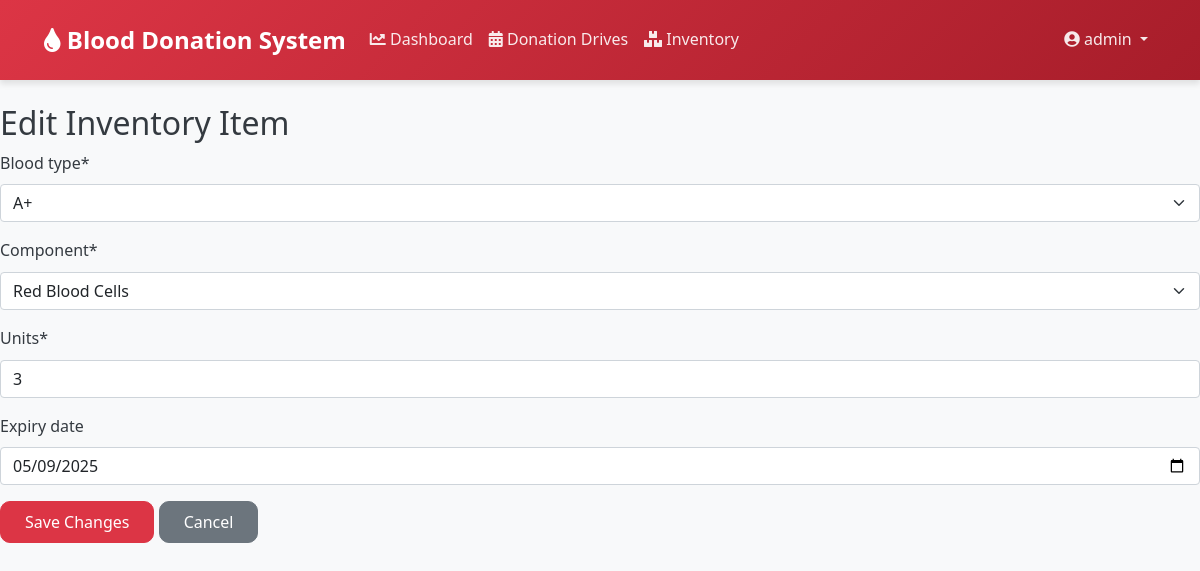
Screenshot of /inventory/5/edit/ (signed in) with the database file from the repository.
### donation/models.py (models this page shows, shortened)
class BloodInventory(models.Model):
    blood_type = models.CharField(max_length=3, choices=BLOOD_TYPES)
    component = models.CharField(max_length=3, choices=COMPONENT_CHOICES)
    units = models.PositiveIntegerField(default=0)
    expiry_date =  models.DateField(null=True, blank=True)
    last_updated = models.DateTimeField(auto_now=True)
    critical_level = models.PositiveIntegerField(default=5)
    created_by = models.ForeignKey(User, on_delete=models.SET_NULL, null=True, blank=True, related_name='inventory_created')
    updated_at = models.DateTimeField(auto_now=True)
    class Meta:
        unique_together = ('blood_type', 'component', 'expiry_date')
        ordering = ['expiry_date', 'blood_type', 'component']

### donation/views.py (the view)
# urls.py: path('inventory/<int:pk>/edit/', views.edit_inventory, name='edit-inventory'),
@login_required
@user_passes_test(is_staff_user)
def edit_inventory(request, pk):
    inventory_item = get_object_or_404(BloodInventory, pk=pk)
    if request.method == 'POST':
        form = BloodInventoryForm(request.POST, instance=inventory_item)
        if form.is_valid():
            form.save()
            messages.success(request, 'Inventory item updated successfully.')
            return redirect('manage-inventory')
    else:
        form = BloodInventoryForm(instance=inventory_item)
    return render(request, 'donation/edit_inventory.html', {'form': form, 'inventory_item': inventory_item})

### donation/forms.py
class BloodInventoryForm(forms.ModelForm):
    class Meta:
        model = BloodInventory
        fields = ['blood_type', 'component', 'units', 'expiry_date']
        widgets = {
            'expiry_date': forms.DateInput(attrs={'type': 'date'}, format='%Y-%m-%d')
        }
    def __init__(self, *args, **kwargs):
        super().__init__(*args, **kwargs)
        self.fields['expiry_date'].required = False

### donation/views.py (called while the page is built)
def is_staff_user(user):
    return user.is_staff

### donation/templates/donation/edit_inventory.html (shortened to what this page needs)
{% extends "donation/base.html" %}
{% load crispy_forms_tags %}
{% block content %}
<h2>Edit Inventory Item</h2>
<form method="POST">
    {{ form|crispy }}
    <button type="submit" class="btn btn-primary">Save Changes</button>
    <a href="{% url 'manage-inventory' %}" class="btn btn-secondary">Cancel</a>
</form>
{% endblock %}

### donation/templates/donation/base.html (shortened to what this page needs)
{% load static %}
<!DOCTYPE html>
<html lang="en">
<head>
    <link href="https://cdn.jsdelivr.net/npm/bootstrap@5.1.3/dist/css/bootstrap.min.css" rel="stylesheet">
    <link href="https://cdnjs.cloudflare.com/ajax/libs/font-awesome/5.15.4/css/all.min.css" rel="stylesheet">
    <link href="{% static 'donation/css/custom.css' %}" rel="stylesheet">
</head>
<body>
    <nav class="navbar navbar-expand-lg">
        <div class="container-fluid">
            <a href="{% url 'home' %}" class="navbar-brand">
                <i class="fas fa-tint"></i>
                Blood Donation System
            </a>
            <div class="collapse navbar-collapse" id="navbarNav">
                <ul class="navbar-nav me-auto">
                    {% if user.is_authenticated %}
                        {% if user.is_staff %}
                            <li class="nav-item">
                                <a href="{% url 'admin-dashboard' %}" class="nav-link {% if request.resolver_match.url_name == 'admin-dashboard' %}active{% endif %}">
                                    <i class="fas fa-chart-line"></i> Dashboard
                                </a>
                            </li>
                            <li class="nav-item">
                                <a href="{% url 'drive-list' %}" class="nav-link {% if request.resolver_match.url_name == 'drive-list' %}active{% endif %}">
                                    <i class="fas fa-calendar-alt"></i> Donation Drives
                                </a>
                            </li>
                            <li class="nav-item">
                                <a href="{% url 'manage-inventory' %}" class="nav-link {% if request.resolver_match.url_name == 'manage-inventory' %}active{% endif %}">
                                    <i class="fas fa-boxes"></i> Inventory
                                </a>
                            </li>
                        {% endif %}
                    {% endif %}
                </ul>
                <ul class="navbar-nav">
                    {% if user.is_authenticated %}
                        <li class="nav-item dropdown">
                            <a class="nav-link dropdown-toggle" href="#" id="userDropdown" role="button" data-bs-toggle="dropdown">
                                <i class="fas fa-user-circle"></i> {{ user.username }}
                            </a>
                        </li>
                    {% endif %}
                </ul>
            </div>
        </div>
    </nav>
    <main class="py-4">
        {% block content %}{% endblock %}
    </main>
</body>
</html>

### donation/static/donation/css/custom.css (style rules this page uses)
:root { --primary-color: #dc3545; --primary-dark: #a71d2a; --secondary-color: #6c757d; --success-color: #28a745; --info-color: #17a2b8; --warning-color: #ffc107; --danger-color: #dc3545; --light-color: #f8f9fa; --dark-color: #343a40; --white: #ffffff; --shadow-sm: 0 2px 4px rgba(0,0,0,0.05); --shadow-md: 0 4px 6px rgba(0,0,0,0.1); --shadow-lg: 0 10px 15px rgba(0,0,0,0.1); --transition: all 0.3s ease; }
body { font-family: 'Segoe UI', Tahoma, Geneva, Verdana, sans-serif; background-color: var(--light-color); color: var(--dark-color); line-height: 1.6; }
.navbar { background: linear-gradient(135deg, var(--primary-color) 0%, var(--primary-dark) 100%); padding: 1rem 2rem; box-shadow: var(--shadow-md); }
.navbar-brand { font-weight: bold; font-size: 1.5rem; color: var(--white) !important; }
.navbar-nav .nav-link { color: var(--white) !important; opacity: 0.9; transition: var(--transition); }
.btn { border-radius: 10px; padding: 0.5rem 1.5rem; font-weight: 500; transition: var(--transition); }
.btn-primary { background-color: var(--primary-color); border-color: var(--primary-color); }

### rows the page displays
BloodInventory: blood_type "A+", component "Red Blood Cells", units "3", expiry_date "05/09/2025"

### other values shown
{{ user.username }} "admin"
